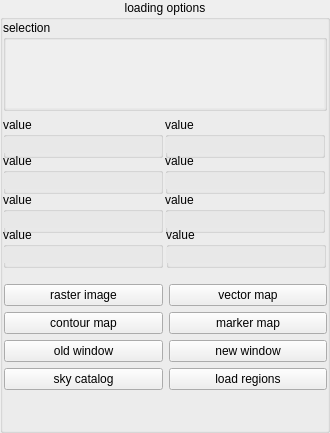
             <widget class="QGroupBox" name="displayGroupBox_">
              <property name="sizePolicy">
               <sizepolicy hsizetype="Fixed" vsizetype="Expanding">
                <horstretch>0</horstretch>
                <verstretch>0</verstretch>
               </sizepolicy>
              </property>
              <property name="minimumSize">
               <size>
                <width>330</width>
                <height>230</height>
               </size>
              </property>
              <property name="title">
               <string>loading options</string>
              </property>
              <property name="alignment">
               <set>Qt::AlignHCenter</set>
              </property>
              <layout class="QVBoxLayout" name="_5">
               <property name="margin">
                <number>0</number>
               </property>
               <item>
                <widget class="QGroupBox" name="ms_selection_box">
                 <property name="minimumSize">
                  <size>
                   <width>0</width>
                   <height>75</height>
                  </size>
                 </property>
                 <property name="title">
                  <string>selection</string>
                 </property>
                 <layout class="QVBoxLayout" name="verticalLayout_3">
                  <property name="margin">
                   <number>0</number>
                  </property>
                  <item>
                   <widget class="QScrollArea" name="ms_selection_scrollbox">
                    <property name="sizePolicy">
                     <sizepolicy hsizetype="Expanding" vsizetype="Maximum">
                      <horstretch>0</horstretch>
                      <verstretch>0</verstretch>
                     </sizepolicy>
                    </property>
                    <property name="frameShape">
                     <enum>QFrame::NoFrame</enum>
                    </property>
                    <property name="frameShadow">
                     <enum>QFrame::Plain</enum>
                    </property>
                    <property name="lineWidth">
                     <number>0</number>
                    </property>
                    <property name="widgetResizable">
                     <bool>true</bool>
                    </property>
                    <widget class="QWidget" name="ms_selection_scroll_widget">
                     <property name="geometry">
                      <rect>
                       <x>0</x>
                       <y>0</y>
                       <width>318</width>
                       <height>50</height>
                      </rect>
                     </property>
                    </widget>
                   </widget>
                  </item>
                 </layout>
                </widget>
               </item>
               <item>
                <widget class="QFrame" name="load_info_box">
                 <property name="minimumSize">
                  <size>
                   <width>0</width>
                   <height>160</height>
                  </size>
                 </property>
                 <widget class="QGroupBox" name="load_ibox11">
                  <property name="geometry">
                   <rect>
                    <x>0</x>
                    <y>0</y>
                    <width>160</width>
                    <height>41</height>
                   </rect>
                  </property>
                  <property name="sizePolicy">
                   <sizepolicy hsizetype="Preferred" vsizetype="Minimum">
                    <horstretch>0</horstretch>
                    <verstretch>0</verstretch>
                   </sizepolicy>
                  </property>
                  <property name="title">
                   <string>value</string>
                  </property>
                  <property name="flat">
                   <bool>true</bool>
                  </property>
                  <widget class="QLineEdit" name="load_itext11">
                   <property name="geometry">
                    <rect>
                     <x>0</x>
                     <y>20</y>
                     <width>159</width>
                     <height>16</height>
                    </rect>
                   </property>
                   <property name="palette">
                    <palette>
                     <active>
                      <colorrole role="Base">
                       <brush brushstyle="SolidPattern">
                        <color alpha="255">
                         <red>232</red>
                         <green>232</green>
                         <blue>232</blue>
                        </color>
                       </brush>
                      </colorrole>
                     </active>
                     <inactive>
                      <colorrole role="Base">
                       <brush brushstyle="SolidPattern">
                        <color alpha="255">
                         <red>232</red>
                         <green>232</green>
                         <blue>232</blue>
                        </color>
                       </brush>
                      </colorrole>
                     </inactive>
                     <disabled>
                      <colorrole role="Base">
                       <brush brushstyle="SolidPattern">
                        <color alpha="255">
                         <red>212</red>
                         <green>208</green>
                         <blue>200</blue>
                        </color>
                       </brush>
                      </colorrole>
                     </disabled>
                    </palette>
                   </property>
                   <property name="font">
                    <font>
                     <pointsize>10</pointsize>
                    </font>
                   </property>
                   <property name="acceptDrops">
                    <bool>false</bool>
                   </property>
                   <property name="maxLength">
                    <number>50</number>
                   </property>
                   <property name="frame">
                    <bool>false</bool>
                   </property>
                   <property name="readOnly">
                    <bool>true</bool>
                   </property>
                  </widget>
                 </widget>
                 <widget class="QGroupBox" name="load_ibox21">
                  <property name="geometry">
                   <rect>
                    <x>0</x>
                    <y>36</y>
                    <width>160</width>
                    <height>41</height>
                   </rect>
                  </property>
                  <property name="sizePolicy">
                   <sizepolicy hsizetype="Preferred" vsizetype="Minimum">
                    <horstretch>0</horstretch>
                    <verstretch>0</verstretch>
                   </sizepolicy>
                  </property>
                  <property name="title">
                   <string>value</string>
                  </property>
                  <property name="flat">
                   <bool>true</bool>
                  </property>
                  <widget class="QLineEdit" name="load_itext21">
                   <property name="geometry">
                    <rect>
                     <x>0</x>
                     <y>20</y>
                     <width>159</width>
                     <height>16</height>
                    </rect>
                   </property>
                   <property name="palette">
                    <palette>
                     <active>
                      <colorrole role="Base">
                       <brush brushstyle="SolidPattern">
                        <color alpha="255">
                         <red>232</red>
                         <green>232</green>
                         <blue>232</blue>
                        </color>
                       </brush>
                      </colorrole>
                     </active>
                     <inactive>
                      <colorrole role="Base">
                       <brush brushstyle="SolidPattern">
                        <color alpha="255">
                         <red>232</red>
                         <green>232</green>
                         <blue>232</blue>
                        </color>
                       </brush>
                      </colorrole>
                     </inactive>
                     <disabled>
                      <colorrole role="Base">
                       <brush brushstyle="SolidPattern">
                        <color alpha="255">
                         <red>212</red>
                         <green>208</green>
                         <blue>200</blue>
                        </color>
                       </brush>
                      </colorrole>
                     </disabled>
                    </palette>
                   </property>
                   <property name="font">
                    <font>
                     <pointsize>10</pointsize>
                    </font>
                   </property>
                   <property name="acceptDrops">
                    <bool>false</bool>
                   </property>
                   <property name="maxLength">
                    <number>50</number>
                   </property>
                   <property name="frame">
                    <bool>false</bool>
                   </property>
                   <property name="readOnly">
                    <bool>true</bool>
                   </property>
                  </widget>
                 </widget>
                 <widget class="QGroupBox" name="load_ibox31">
                  <property name="geometry">
                   <rect>
                    <x>0</x>
                    <y>75</y>
                    <width>160</width>
                    <height>41</height>
                   </rect>
                  </property>
                  <property name="sizePolicy">
                   <sizepolicy hsizetype="Preferred" vsizetype="Minimum">
                    <horstretch>0</horstretch>
                    <verstretch>0</verstretch>
                   </sizepolicy>
                  </property>
                  <property name="title">
                   <string>value</string>
                  </property>
                  <property name="flat">
                   <bool>true</bool>
                  </property>
                  <widget class="QLineEdit" name="load_itext31">
                   <property name="geometry">
                    <rect>
                     <x>0</x>
                     <y>20</y>
                     <width>159</width>
                     <height>16</height>
                    </rect>
                   </property>
                   <property name="palette">
                    <palette>
                     <active>
                      <colorrole role="Base">
                       <brush brushstyle="SolidPattern">
                        <color alpha="255">
                         <red>232</red>
                         <green>232</green>
                         <blue>232</blue>
                        </color>
                       </brush>
                      </colorrole>
                     </active>
                     <inactive>
                      <colorrole role="Base">
                       <brush brushstyle="SolidPattern">
                        <color alpha="255">
                         <red>232</red>
                         <green>232</green>
                         <blue>232</blue>
                        </color>
                       </brush>
                      </colorrole>
                     </inactive>
                     <disabled>
                      <colorrole role="Base">
                       <brush brushstyle="SolidPattern">
                        <color alpha="255">
                         <red>212</red>
                         <green>208</green>
                         <blue>200</blue>
                        </color>
                       </brush>
                      </colorrole>
                     </disabled>
                    </palette>
                   </property>
                   <property name="font">
                    <font>
                     <pointsize>10</pointsize>
                    </font>
                   </property>
                   <property name="acceptDrops">
                    <bool>false</bool>
                   </property>
                   <property name="maxLength">
                    <number>50</number>
                   </property>
                   <property name="frame">
                    <bool>false</bool>
                   </property>
                   <property name="readOnly">
                    <bool>true</bool>
                   </property>
                  </widget>
                 </widget>
                 <widget class="QGroupBox" name="load_ibox41">
                  <property name="geometry">
                   <rect>
                    <x>0</x>
                    <y>110</y>
                    <width>160</width>
                    <height>41</height>
                   </rect>
                  </property>
                  <property name="sizePolicy">
                   <sizepolicy hsizetype="Preferred" vsizetype="Minimum">
                    <horstretch>0</horstretch>
                    <verstretch>0</verstretch>
                   </sizepolicy>
                  </property>
                  <property name="title">
                   <string>value</string>
                  </property>
                  <property name="flat">
                   <bool>true</bool>
                  </property>
                  <widget class="QLineEdit" name="load_itext41">
                   <property name="geometry">
                    <rect>
                     <x>0</x>
                     <y>20</y>
                     <width>159</width>
                     <height>16</height>
                    </rect>
                   </property>
                   <property name="palette">
                    <palette>
                     <active>
                      <colorrole role="Base">
                       <brush brushstyle="SolidPattern">
                        <color alpha="255">
                         <red>232</red>
                         <green>232</green>
                         <blue>232</blue>
                        </color>
                       </brush>
                      </colorrole>
                     </active>
                     <inactive>
                      <colorrole role="Base">
                       <brush brushstyle="SolidPattern">
                        <color alpha="255">
                         <red>232</red>
                         <green>232</green>
                         <blue>232</blue>
                        </color>
                       </brush>
                      </colorrole>
                     </inactive>
                     <disabled>
                      <colorrole role="Base">
                       <brush brushstyle="SolidPattern">
                        <color alpha="255">
                         <red>212</red>
                         <green>208</green>
                         <blue>200</blue>
                        </color>
                       </brush>
                      </colorrole>
                     </disabled>
                    </palette>
                   </property>
                   <property name="font">
                    <font>
                     <pointsize>10</pointsize>
                    </font>
                   </property>
                   <property name="acceptDrops">
                    <bool>false</bool>
                   </property>
                   <property name="maxLength">
                    <number>50</number>
                   </property>
                   <property name="frame">
                    <bool>false</bool>
                   </property>
                   <property name="readOnly">
                    <bool>true</bool>
                   </property>
                  </widget>
                 </widget>
                 <widget class="QGroupBox" name="load_ibox12">
                  <property name="geometry">
                   <rect>
                    <x>162</x>
                    <y>0</y>
                    <width>160</width>
                    <height>41</height>
                   </rect>
                  </property>
                  <property name="sizePolicy">
                   <sizepolicy hsizetype="Preferred" vsizetype="Minimum">
                    <horstretch>0</horstretch>
                    <verstretch>0</verstretch>
                   </sizepolicy>
                  </property>
                  <property name="title">
                   <string>value</string>
                  </property>
                  <property name="flat">
                   <bool>true</bool>
                  </property>
                  <widget class="QLineEdit" name="load_itext12">
                   <property name="geometry">
                    <rect>
                     <x>0</x>
                     <y>20</y>
                     <width>159</width>
                     <height>16</height>
                    </rect>
                   </property>
                   <property name="palette">
                    <palette>
                     <active>
                      <colorrole role="Base">
                       <brush brushstyle="SolidPattern">
                        <color alpha="255">
                         <red>232</red>
                         <green>232</green>
                         <blue>232</blue>
                        </color>
                       </brush>
                      </colorrole>
                     </active>
                     <inactive>
                      <colorrole role="Base">
                       <brush brushstyle="SolidPattern">
                        <color alpha="255">
                         <red>232</red>
                         <green>232</green>
                         <blue>232</blue>
                        </color>
                       </brush>
                      </colorrole>
                     </inactive>
                     <disabled>
                      <colorrole role="Base">
                       <brush brushstyle="SolidPattern">
                        <color alpha="255">
                         <red>212</red>
                         <green>208</green>
                         <blue>200</blue>
                        </color>
                       </brush>
                      </colorrole>
                     </disabled>
                    </palette>
                   </property>
                   <property name="font">
                    <font>
                     <pointsize>10</pointsize>
                    </font>
                   </property>
                   <property name="acceptDrops">
                    <bool>false</bool>
                   </property>
                   <property name="maxLength">
                    <number>50</number>
                   </property>
                   <property name="frame">
                    <bool>false</bool>
                   </property>
                   <property name="readOnly">
                    <bool>true</bool>
                   </property>
                  </widget>
                 </widget>
                 <widget class="QGroupBox" name="load_ibox22">
                  <property name="geometry">
                   <rect>
                    <x>162</x>
                    <y>36</y>
                    <width>160</width>
                    <height>41</height>
                   </rect>
                  </property>
                  <property name="sizePolicy">
                   <sizepolicy hsizetype="Preferred" vsizetype="Minimum">
                    <horstretch>0</horstretch>
                    <verstretch>0</verstretch>
                   </sizepolicy>
                  </property>
                  <property name="title">
                   <string>value</string>
                  </property>
                  <property name="flat">
                   <bool>true</bool>
                  </property>
                  <widget class="QLineEdit" name="load_itext22">
                   <property name="geometry">
                    <rect>
                     <x>0</x>
                     <y>20</y>
                     <width>159</width>
                     <height>16</height>
                    </rect>
                   </property>
                   <property name="palette">
                    <palette>
                     <active>
                      <colorrole role="Base">
                       <brush brushstyle="SolidPattern">
                        <color alpha="255">
                         <red>232</red>
                         <green>232</green>
                         <blue>232</blue>
                        </color>
                       </brush>
                      </colorrole>
                     </active>
                     <inactive>
                      <colorrole role="Base">
                       <brush brushstyle="SolidPattern">
                        <color alpha="255">
                         <red>232</red>
                         <green>232</green>
                         <blue>232</blue>
                        </color>
                       </brush>
                      </colorrole>
                     </inactive>
                     <disabled>
                      <colorrole role="Base">
                       <brush brushstyle="SolidPattern">
                        <color alpha="255">
                         <red>212</red>
                         <green>208</green>
                         <blue>200</blue>
                        </color>
                       </brush>
                      </colorrole>
                     </disabled>
                    </palette>
                   </property>
                   <property name="font">
                    <font>
                     <pointsize>10</pointsize>
                    </font>
                   </property>
                   <property name="acceptDrops">
                    <bool>false</bool>
                   </property>
                   <property name="maxLength">
                    <number>50</number>
                   </property>
                   <property name="frame">
                    <bool>false</bool>
                   </property>
                   <property name="readOnly">
                    <bool>true</bool>
                   </property>
                  </widget>
                 </widget>
                 <widget class="QGroupBox" name="load_ibox32">
                  <property name="geometry">
                   <rect>
                    <x>162</x>
                    <y>75</y>
                    <width>160</width>
                    <height>41</height>
                   </rect>
                  </property>
                  <property name="sizePolicy">
                   <sizepolicy hsizetype="Preferred" vsizetype="Minimum">
                    <horstretch>0</horstretch>
                    <verstretch>0</verstretch>
                   </sizepolicy>
                  </property>
                  <property name="title">
                   <string>value</string>
                  </property>
                  <property name="flat">
                   <bool>true</bool>
                  </property>
                  <widget class="QLineEdit" name="load_itext32">
                   <property name="geometry">
                    <rect>
                     <x>0</x>
                     <y>20</y>
                     <width>159</width>
                     <height>16</height>
                    </rect>
                   </property>
                   <property name="palette">
                    <palette>
                     <active>
                      <colorrole role="Base">
                       <brush brushstyle="SolidPattern">
                        <color alpha="255">
                         <red>232</red>
                         <green>232</green>
                         <blue>232</blue>
                        </color>
                       </brush>
                      </colorrole>
                     </active>
                     <inactive>
                      <colorrole role="Base">
                       <brush brushstyle="SolidPattern">
                        <color alpha="255">
                         <red>232</red>
                         <green>232</green>
                         <blue>232</blue>
                        </color>
                       </brush>
                      </colorrole>
                     </inactive>
                     <disabled>
                      <colorrole role="Base">
                       <brush brushstyle="SolidPattern">
                        <color alpha="255">
                         <red>212</red>
                         <green>208</green>
                         <blue>200</blue>
                        </color>
                       </brush>
                      </colorrole>
                     </disabled>
                    </palette>
                   </property>
                   <property name="font">
                    <font>
                     <pointsize>10</pointsize>
                    </font>
                   </property>
                   <property name="acceptDrops">
                    <bool>false</bool>
                   </property>
                   <property name="maxLength">
                    <number>50</number>
                   </property>
                   <property name="frame">
                    <bool>false</bool>
                   </property>
                   <property name="readOnly">
                    <bool>true</bool>
                   </property>
                  </widget>
                 </widget>
                 <widget class="QGroupBox" name="load_ibox42">
                  <property name="geometry">
                   <rect>
                    <x>163</x>
                    <y>110</y>
                    <width>160</width>
                    <height>41</height>
                   </rect>
                  </property>
                  <property name="sizePolicy">
                   <sizepolicy hsizetype="Preferred" vsizetype="Minimum">
                    <horstretch>0</horstretch>
                    <verstretch>0</verstretch>
                   </sizepolicy>
                  </property>
                  <property name="title">
                   <string>value</string>
                  </property>
                  <property name="flat">
                   <bool>true</bool>
                  </property>
                  <widget class="QLineEdit" name="load_itext42">
                   <property name="geometry">
                    <rect>
                     <x>0</x>
                     <y>20</y>
                     <width>159</width>
                     <height>16</height>
                    </rect>
                   </property>
                   <property name="palette">
                    <palette>
                     <active>
                      <colorrole role="Base">
                       <brush brushstyle="SolidPattern">
                        <color alpha="255">
                         <red>232</red>
                         <green>232</green>
                         <blue>232</blue>
                        </color>
                       </brush>
                      </colorrole>
                     </active>
                     <inactive>
                      <colorrole role="Base">
                       <brush brushstyle="SolidPattern">
                        <color alpha="255">
                         <red>232</red>
                         <green>232</green>
                         <blue>232</blue>
                        </color>
                       </brush>
                      </colorrole>
                     </inactive>
                     <disabled>
                      <colorrole role="Base">
                       <brush brushstyle="SolidPattern">
                        <color alpha="255">
                         <red>212</red>
                         <green>208</green>
                         <blue>200</blue>
                        </color>
                       </brush>
                      </colorrole>
                     </disabled>
                    </palette>
                   </property>
                   <property name="font">
                    <font>
                     <pointsize>10</pointsize>
                    </font>
                   </property>
                   <property name="acceptDrops">
                    <bool>false</bool>
                   </property>
                   <property name="maxLength">
                    <number>50</number>
                   </property>
                   <property name="frame">
                    <bool>false</bool>
                   </property>
                   <property name="readOnly">
                    <bool>true</bool>
                   </property>
                  </widget>
                 </widget>
                </widget>
               </item>
               <item>
                <layout class="QHBoxLayout" name="horizontalLayout">
                 <property name="leftMargin">
                  <number>1</number>
                 </property>
                 <property name="topMargin">
                  <number>1</number>
                 </property>
                 <item>
                  <layout class="QVBoxLayout" name="verticalLayout_2">
                   <item>
                    <widget class="QPushButton" name="rasterButton_">
                     <property name="text">
                      <string>raster image</string>
                     </property>
                    </widget>
                   </item>
                   <item>
                    <widget class="QPushButton" name="contourButton_">
                     <property name="text">
                      <string>contour map</string>
                     </property>
                    </widget>
                   </item>
                   <item>
                    <widget class="QPushButton" name="oldPanelButton_">
                     <property name="text">
                      <string>old window</string>
                     </property>
                    </widget>
                   </item>
                   <item>
                    <widget class="QPushButton" name="catalogButton_">
                     <property name="text">
                      <string>sky catalog</string>
                     </property>
                    </widget>
                   </item>
                  </layout>
                 </item>
                 <item>
                  <layout class="QVBoxLayout" name="verticalLayout">
                   <property name="leftMargin">
                    <number>0</number>
                   </property>
                   <item>
                    <widget class="QPushButton" name="vectorButton_">
                     <property name="text">
                      <string>vector map</string>
                     </property>
                    </widget>
                   </item>
                   <item>
                    <widget class="QPushButton" name="markerButton_">
                     <property name="text">
                      <string>marker map</string>
                     </property>
                    </widget>
                   </item>
                   <item>
                    <widget class="QPushButton" name="newPanelButton_">
                     <property name="text">
                      <string>new window</string>
                     </property>
                    </widget>
                   </item>
                   <item>
                    <widget class="QPushButton" name="regionButton_">
                     <property name="text">
                      <string>load regions</string>
                     </property>
                    </widget>
                   </item>
                  </layout>
                 </item>
                </layout>
               </item>
               <item>
                <spacer name="verticalSpacer">
                 <property name="orientation">
                  <enum>Qt::Vertical</enum>
                 </property>
                 <property name="sizeHint" stdset="0">
                  <size>
                   <width>20</width>
                   <height>40</height>
                  </size>
                 </property>
                </spacer>
               </item>
              </layout>
             </widget>
